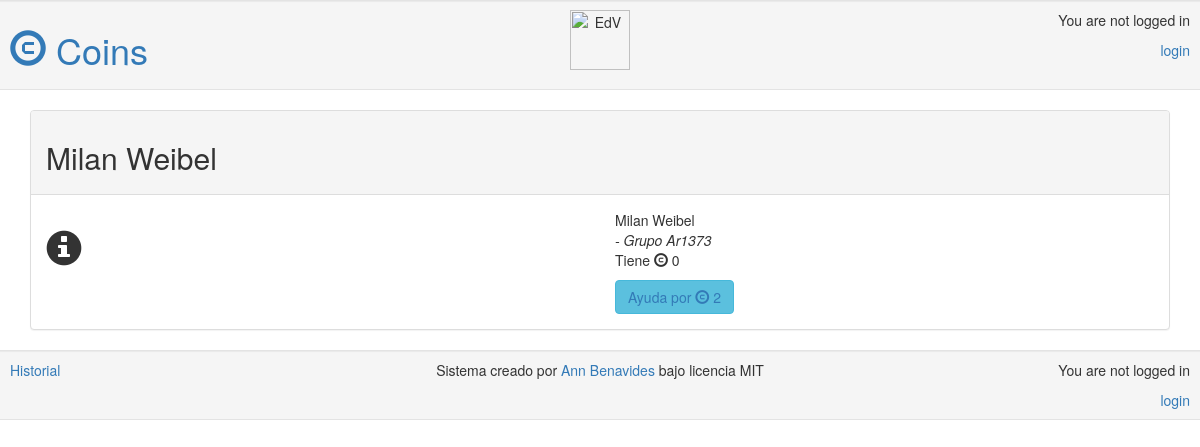
The page /alumno/2/ on the database its author committed.
### app/models.py (models this page shows, shortened)
class Alumno(models.Model):
	user = models.ForeignKey(User)
	name = models.CharField(max_length=60)
	coins_remain = models.IntegerField(default=0)
	coins_used = models.IntegerField(default=0)
	group = models.ForeignKey(Grupo,blank=True, null=True)
	def __str__(self):
		return self.name

class Grupo(models.Model):
	nroGrupo = models.IntegerField(primary_key=True)
	nombre = models.CharField(max_length=30, null=True)
	def __str__(self):
		return self.nombre

### app/views.py (the view)
# urls.py: url(r'^alumno/(?P<pk>[0-9]+)/$', views.perfil_alumno, name='perfil_alumno'),
def perfil_alumno(request,pk):
	alumno = get_object_or_404(Alumno, pk=pk)
	user = request.user
	return render(request, 'app/perfil_alumno.html', {'alumno' : alumno})

### app/templates/app/perfil_alumno.html
{% extends 'app/base.html' %}
{% block content %}
<div class="panel panel-default">
	<div class="panel-heading"><h2> {{ alumno }} </h2></div>
	<div class="panel-body">
		<div class="row">
			<div class="col-sm-6"><h1> <span class="glyphicon glyphicon-info-sign"></span> </h1>
			</div>
			<div class="col-sm-6">
				{{ alumno }}
				<br>
				<i> - Grupo {{ alumno.group }} </i>
				<p>Tiene <span class="glyphicon glyphicon-copyright-mark"></span> {{ alumno.coins_remain }}</p>
				<button type="button" class="btn btn-info"><a href="{% url 'ayuda' pk=alumno.pk %}">Ayuda por <span class="glyphicon glyphicon-copyright-mark"></span> 2</button>
			</div>
		</div>
	</div>
</div>
{% endblock %}

### rows shown on the page
Alumno: name "Milan Weibel", group "Ar1373", coins_remain "0"
